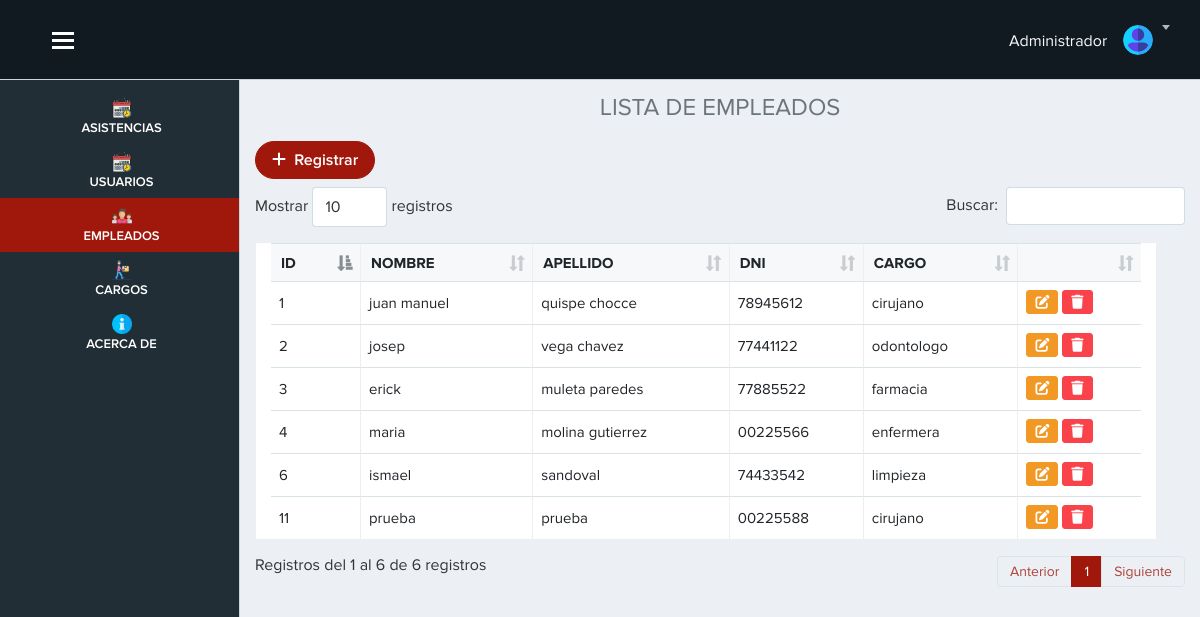
The page /vista/empleado.php (signed in) on the database its author committed.
### tables this page shows
CREATE TABLE `empleado` (
  `id_empleado` int(11) NOT NULL AUTO_INCREMENT,
  `nombre` varchar(100) DEFAULT NULL,
  `apellido` varchar(255) DEFAULT NULL,
  `dni` varchar(255) NOT NULL,
  `cargo` int(11) NOT NULL,
  PRIMARY KEY (`id_empleado`),
  KEY `fk1` (`cargo`),
  CONSTRAINT `fk1` FOREIGN KEY (`cargo`) REFERENCES `cargo` (`id_cargo`) ON DELETE CASCADE
);

CREATE TABLE `cargo` (
  `id_cargo` int(11) NOT NULL AUTO_INCREMENT,
  `nombre` varchar(100) DEFAULT NULL,
  PRIMARY KEY (`id_cargo`)
);

### vista/empleado.php (the view, shortened to what this page needs)
<?php require('./layout/topbar.php'); ?>
<?php require('./layout/sidebar.php'); ?>
<div class="page-content">
    <h4 class="text-center text-secondary">LISTA DE EMPLEADOS</h4>
    <?php
      include "../modelo/conexion.php";
      $sql=$conexion->query(" SELECT
      empleado.id_empleado,
      empleado.nombre,
      empleado.apellido,
      empleado.dni,
      empleado.cargo,
      cargo.nombre as 'nom_cargo'
      FROM
      empleado
      inner join cargo ON empleado.cargo = cargo.id_cargo ");
    ?>
    <a href="registro_empleado.php" class="btn btn-primary btn-rounded mb-2"><i class="fas fa-plus"></i> &nbsp;Registrar</a>
    <table class="table table-bordered table-hover col-sm-12" id="example">
      <thead>
        <tr>
          <th scope="col">ID</th>
          <th scope="col">NOMBRE</th>
          <th scope="col">APELLIDO</th>
          <th scope="col">DNI</th>
          <th scope="col">CARGO</th>
          <th></th>
        </tr>
      </thead>
      <tbody>
        <?php
          while($datos=$sql->fetch_object()) { ?>
          <tr>
            <td><?= $datos->id_empleado ?></td>
            <td><?= $datos->nombre ?></td>
            <td><?= $datos->apellido ?></td>
            <td><?= $datos->dni ?></td>
            <td><?= $datos->nom_cargo ?></td>
            <td>
            <a href="" data-toggle="modal" data-target="#exampleModal<?= $datos->id_empleado ?>" class="btn btn-warning btn-sm"><i class="fas fa-edit"></i></a>
            <a href="empleado.php?id=<?= $datos->id_empleado ?>" onclick="advertencia(event)" class="btn btn-danger btn-sm"><i class="fas fa-trash"></i></a>
            </td>
          </tr>
        <?php  }
        ?>
      </tbody>
    </table>
</div>
</div>
<?php require('./layout/footer.php'); ?>

### vista/layout/topbar.php (shortened to what this page needs)
<!doctype html>
<html lang="es">
<head>
    <head lang="es">
        <link href="../public/app/publico/css/lib/font-awesome/font-awesome.min.css" rel="stylesheet">
        <link href="../public/bootstrap5/css/bootstrap.min.css" rel="stylesheet">
        <link rel="stylesheet" href="../public/app/publico/css/lib/lobipanel/lobipanel.min.css">
        <link rel="stylesheet" href="../public/app/publico/css/separate/vendor/lobipanel.min.css">
        <link rel="stylesheet" href="../public/app/publico/css/lib/jqueryui/jquery-ui.min.css">
        <link rel="stylesheet" href="../public/app/publico/css/separate/pages/widgets.min.css">
        <link rel="stylesheet" href="../public/fontawesome/css/all.min.css">
        <link rel="stylesheet" href="../public/fontawesome/css/fontawesome.min.css">
        <link rel="stylesheet" href="../public/app/publico/css/lib/datatables-net/datatables.min.css">
        <link rel="stylesheet" href="../public/app/publico/css/separate/vendor/datatables-net.min.css">
        <link href="../public/app/publico/css/lib/bootstrap/bootstrap.min.css" rel="stylesheet">
        <link href="../public/app/publico/css/main.css" rel="stylesheet">
        <link href="../public/app/publico/css/mis_estilos/estilos.css" rel="stylesheet">
        <link rel="stylesheet" type="text/css" href="../public/app/publico/css/lib/jquery-flex-label/jquery.flex.label.css">
        <link href="../public/principal/css/estilos.css" rel="stylesheet">
        <link href="../public/pnotify/css/pnotify.css" rel="stylesheet" />
        <link href="../public/pnotify/css/pnotify.buttons.css" rel="stylesheet" />
        <link href="../public/pnotify/css/custom.min.css" rel="stylesheet" />
    </head>
</head>
<body class="with-side-menu">
    <div id="app">
        <header class="site-header">
            <div class="container-fluid" style="padding-left: 40px;">
                <button id="show-hide-sidebar-toggle" class="show-hide-sidebar">
                    <span>toggle menu</span>
                </button>
                <div class="site-header-content">
                    <div class="site-header-content-in">
                        <div class="site-header-shown">
                            <div class="dropdown dropdown-notification">
                                <h6 class="text-light mt-2">
                                    Administrador
                                </h6>
                            </div>
                            <div class="dropdown user-menu">
                                <button class="dropdown-toggle" id="dd-user-menu" type="button" data-toggle="dropdown" aria-haspopup="true" aria-expanded="false">
                                    <img src="../public/app/publico/img/user.svg" alt="">
                                </button>
                            </div>
                        </div>
                    </div>
                </div>
            </div>
        </header>

### vista/layout/sidebar.php
<nav class="side-menu">
            <ul class="side-menu-list p-0">
                <li class="red">
                    <a href="inicio.php" class="activo">
                        <img src="../public/img-inicio/programar.png" class="img-inicio" alt="">
                        <span class="lbl">ASISTENCIAS</span>
                    </a>
                </li>
                <li class="red">
                    <a href="usuario.php" class="activo">
                        <img src="../public/img-inicio/programar.png" class="img-inicio" alt="">
                        <span class="lbl">USUARIOS</span>
                    </a>
                </li>
                <li class="red">
                    <a href="empleado.php" class="activo">
                        <img src="../public/img-inicio/team.png" class="img-inicio" alt="">
                        <span class="lbl">EMPLEADOS</span>
                    </a>
                </li>
                <li class="red">
                    <a href="cargo.php" class="activo">
                        <img src="../public/img-inicio/cargo.png" class="img-inicio" alt="">
                        <span class="lbl">CARGOS</span>
                    </a>
                </li>
                <li class="red">
                    <a href="acerca.php" class="activo">
                        <img src="../public/img-inicio/info.png" class="img-inicio" alt="">
                        <span class="lbl">ACERCA DE</span>
                    </a>
                </li>
            </ul>
        </nav>

### vista/layout/footer.php (shortened to what this page needs)
</body>
</html>

### vista/empleado.php (style rules this page uses)
ul li:nth-child(3) .activo { background: rgba(160,24,12,255) !important; }

### vista/layout/topbar.php (style rules this page uses)
.page-content { margin-top: 70px; }

### rows shown on the page
empleado: id_empleado "1", nombre "juan manuel", apellido "quispe chocce", dni "78945612", cargo.nombre "cirujano"
empleado: id_empleado "2", nombre "josep", apellido "vega chavez", dni "77441122", cargo.nombre "odontologo"
empleado: id_empleado "3", nombre "erick", apellido "muleta paredes", dni "77885522", cargo.nombre "farmacia"
empleado: id_empleado "4", nombre "maria", apellido "molina gutierrez", dni "00225566", cargo.nombre "enfermera"
empleado: id_empleado "6", nombre "ismael", apellido "sandoval", dni "74433542", cargo.nombre "limpieza"
empleado: id_empleado "11", nombre "prueba", apellido "prueba", dni "00225588", cargo.nombre "cirujano"
